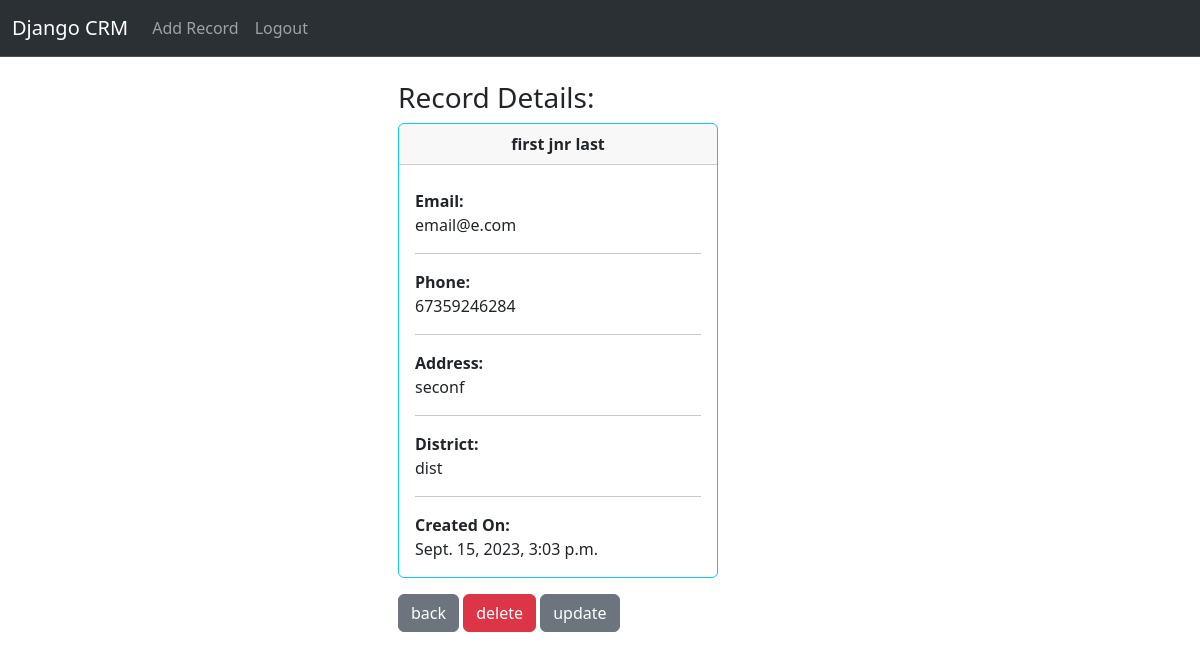
The app's page /record/6 (signed in) with its own data.
### app/models.py (models this page shows, shortened)
class Record(models.Model):
    created_at = models.DateTimeField(auto_now_add=True)
    first_name = models.CharField(max_length=50)
    last_name = models.CharField(max_length=50)
    email = models.CharField(max_length=100)
    phone = models.CharField(max_length=15)
    address = models.CharField(max_length=50)
    district = models.CharField(max_length=50)

### app/views.py (the view)
# urls.py: path('record/<int:pk>', views.record_detail, name='record'),
def record_detail(request, pk):
    if request.user.is_authenticated:
        record = get_object_or_404(Record, id=pk)
        context = {
            'record': record
        }
        return render(request, 'record_detail.html', context)
    else:
        messages.success(request, 'You must be logged in to view this page')
        return redirect('home')

### app/templates/record_detail.html (shortened to what this page needs)
{% extends 'base.html' %}
{% block content%}
<div class="col-md-6 offset-md-3 mx-auto p-2" style="width: 420px;">
    <h3>Record Details:</h3>
<div class="card border-info mb-3" style="max-width: 20rem;">
    <div class="card-header text-center"><strong>{{ record.first_name }} {{ record.last_name }}</strong></div>
        <div class="card-body">
        <strong>Email: </strong>
            <p class="card-text">{{ record.email }}</p>
            <hr>
        <strong>Phone: </strong>
            <p class="card-text">{{ record.phone }}</p>
            <hr>
        <strong>Address: </strong>
            <p class="card-text">{{ record.address }}</p>
            <hr>
        <strong>District: </strong>
            <p class="card-text">{{ record.district }}</p>
            <hr>
        <strong>Created On: </strong>
            <p class="card-text">{{ record.created_at }}</p>
    </div>
</div>
    <a href="{% url 'home' %}" class="btn btn-secondary">back</a>
    <a href="{% url 'delete' record.id %}" class="btn btn-danger">delete</a>
    <a href="{% url 'update' record.id %}" class="btn btn-secondary">update</a>
</div>
{% endblock%}

### records on screen
Record: first_name "first jnr", last_name "last", email "email@e.com", phone "67359246284", address "seconf", district "dist", created_at "Sept. 15, 2023, 3:03 p.m."
